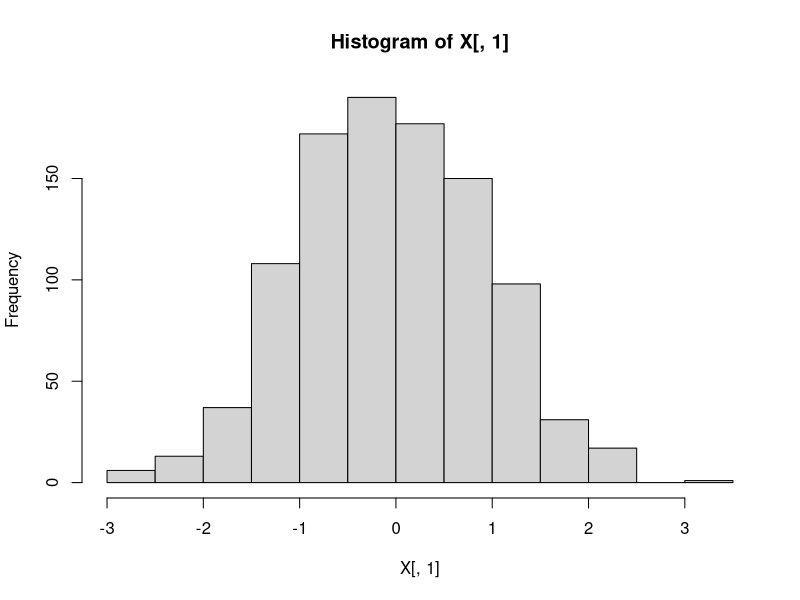
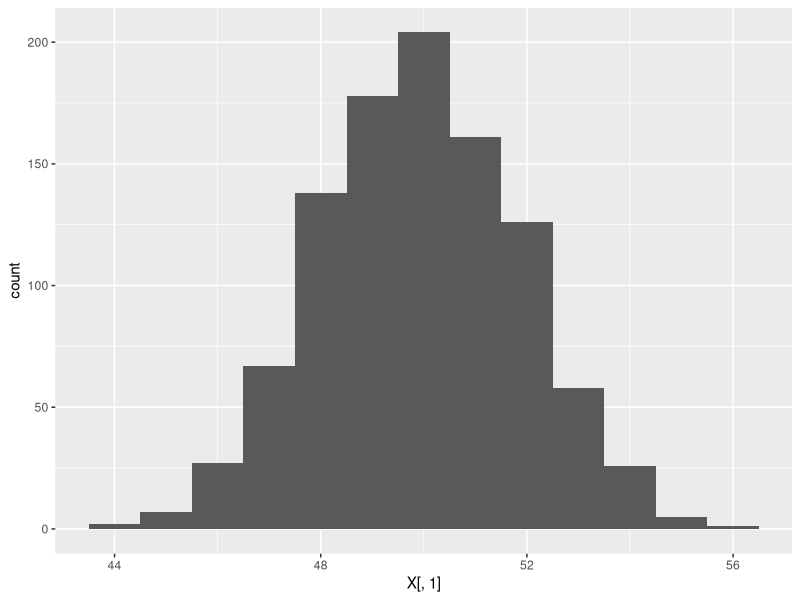
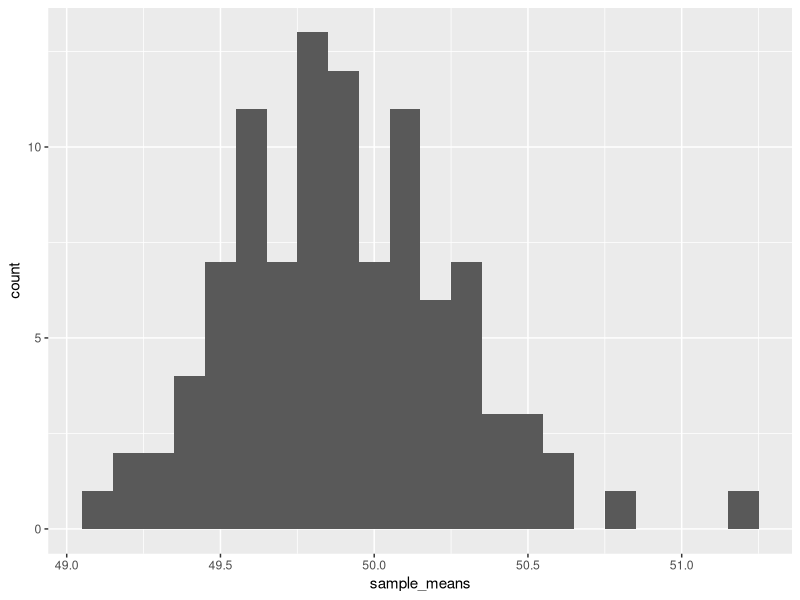
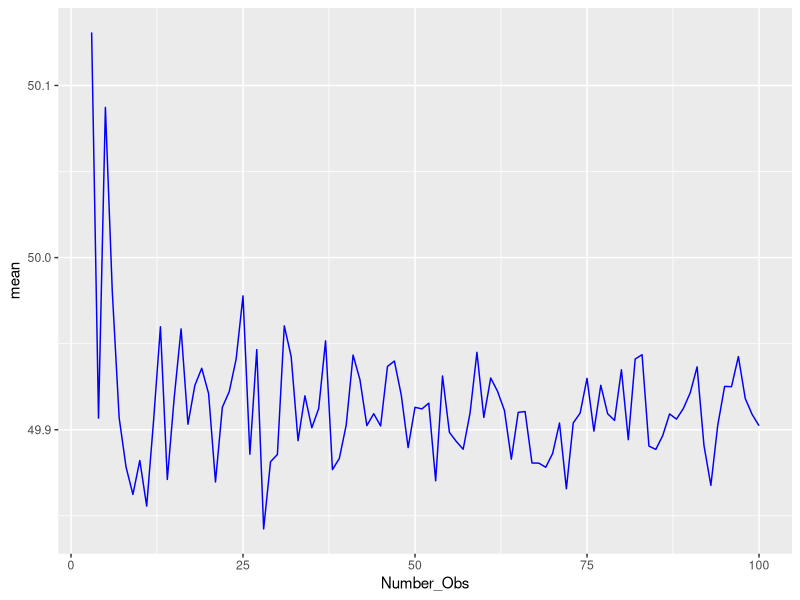
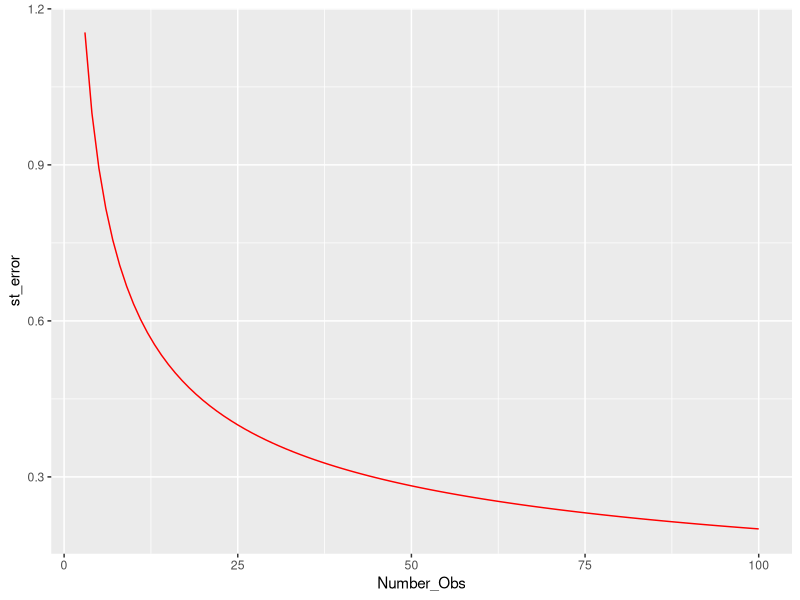

Generate these figures, in order, with R:
## ---- chunk 1
knitr::opts_chunk$set(echo = TRUE)
## ---- chunk 2

library(dplyr)
library(plyr)
library(tidyr)
library(ggplot2)
library(reshape2)


#setwd("C:/Users/jlariv/OneDrive/Econ 404/")
#mydata <- read.csv("oj.csv")
#colnames(mydata)[1-17]
X <- NULL
# Create a variable n which is the number of observations we'll look at.  
n = 1000

#The variable p will be the width of that variable.  
p = 2

#rnorm generates a random draw from a standard normal distribution.
X = matrix(rnorm(n*p), n, p)

# This lets us look at the data
head(X)
# Histogram of the first column.  We can see that it looks like a bell curve
hist(X[,1])

#NOTE: if you wanted to draw from something with a non-zero mean and more interesting variance that's: rnorm(n*p)*st_dev + mu
st_dev <- 2
mu <- 50

X[,1] <- X[,1]*st_dev + mu
X <-data.frame(X)
ggplot(X,aes(X[,1])) + geom_histogram(binwidth=1)
# Base R version: hist(X[,1])

# So Jacob made this data up.  We know that the mean is 50.  There is a really nice function in R called "sample" which lets us take a random sub sample of our data say I'd like to take a sample of 25 observations 
obs = 25
total_samps = 100
#sample_means = matrix(0, total_samps, 1)
sample_means = rep(0,total_samps)

for (i in 1:total_samps) {
subsample <- c(sample(X[,1], obs))
sample_means[i] = mean(subsample)
}

sample_means <-data.frame(sample_means)
ggplot(sample_means,aes(sample_means)) + geom_histogram(binwidth=.1)
st_err <- st_dev/(obs^.5)

#hist(sample_means)
summary(sample_means)

#Create a vector which increments up from an initial value to 100 by one
obs_0 = 3
obs_max = 100
obs_vec <- seq(obs_0, obs_max, 1)
obs_count <- length(obs_vec)

#Create dataframe to store our observations
sim_power = matrix(0, obs_count, 3)
sim_power[,1]<-obs_vec
sim_power <- data.frame(sim_power)
colnames(sim_power) <- c("Number_Obs","mean","st_error")
#Reset sample_means
sample_means <- NULL
sample_means = rep(0,total_samps)

for (j in 1:obs_count) {
  for (i in 1:total_samps) {
  subsample <- c(sample(X[,1], sim_power[j,1]))
  sample_means[i] = mean(subsample)
  }
  sim_power[j,2] <- mean(sample_means)
  sim_power[j,3] <- st_dev/(sim_power[j,1]^.5)
}


ggplot(sim_power, aes(Number_Obs)) + geom_line(aes(y=mean),colour = "blue") 
ggplot(sim_power, aes(Number_Obs)) + geom_line(aes(y=st_error),colour = "red")


# Question: Take a normal distribution with mu = 10 and variance of 9 (e.g., standard deviation of 3).  Simulate a population of 10,000.  What is the sample size needed to make the standard error of the sample mean sufficiently small so that no more than 5% of the sample means are less 9?
  
  



